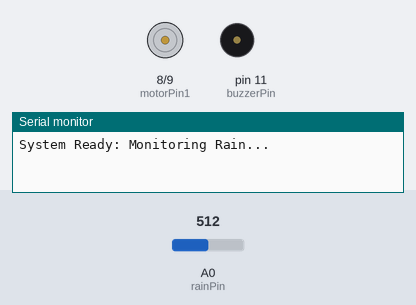
The sketch below on a simulated Arduino Uno, built with avr-gcc and run on an emulated ATmega328P. Parts: motor-driver pin pairs drawn as motors (green arrow = first pin HIGH = forward, orange = second pin HIGH = backward, longer = more drive), buzzer (waves = sounding, pin HIGH), the last lines printed to the serial monitor. Inputs (shaded band) come from the test bench; at power-on: A0 (rainPin) = 512.

Above: at 1.2 s.
1.3 s: A0 (rainPin) set to 490
At 1.5 s:
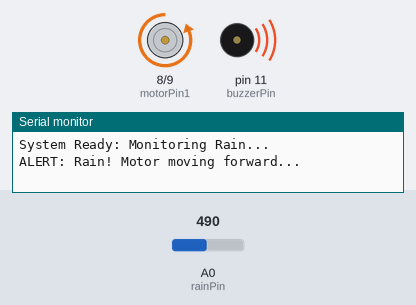
3.1 s: A0 (rainPin) set to 510
At 3.3 s:
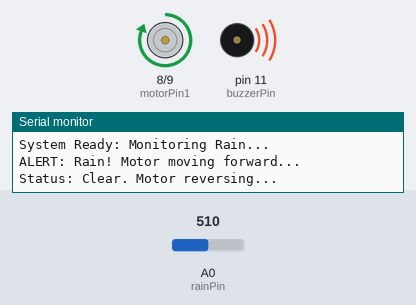
Timing chart, 0 to 6.1 s (numbered marks = the images above; inputs shaded):
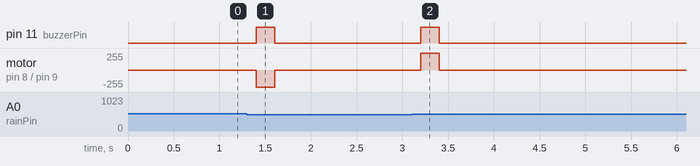

Measured:
- after the input at 1.3 s, pin 11 (buzzerPin): LOW → HIGH after 0.10 s, → LOW 0.20 s later; motor on pin 8 (motorPin1) / pin 9 (motorPin2): stopped → backward 255/255 after 0.10 s, → stopped 0.20 s later
- after the input at 3.1 s, pin 11 (buzzerPin): LOW → HIGH after 0.10 s, → LOW 0.20 s later; motor on pin 8 (motorPin1) / pin 9 (motorPin2): stopped → forward 255/255 after 0.10 s, → stopped 0.20 s later

The sketch:

rainsensor.ino
```cpp
const int rainPin = A0;
const int buzzerPin = 11;
const int threshold = 500;

// Motor Pins (L298N)
const int motorPin1 = 8;
const int motorPin2 = 9;

// State tracking
bool isRaining = false;

void setup() {
  Serial.begin(9600);
  pinMode(buzzerPin, OUTPUT);
  pinMode(motorPin1, OUTPUT);
  pinMode(motorPin2, OUTPUT);
  Serial.println("System Ready: Monitoring Rain...");
}

void loop() {
  int sensorValue = analogRead(rainPin);

  // Transition to RAIN
  if (sensorValue < threshold && !isRaining) {
    isRaining = true;
    rainDetectedAction();
  }
  // Transition to CLEAR
  else if (sensorValue >= threshold && isRaining) {
    isRaining = false;
    rainClearedAction();
  }

  delay(200);
}

void rainDetectedAction() {
  Serial.println("ALERT: Rain! Motor moving forward...");
  digitalWrite(buzzerPin, HIGH); // Alarm ON

  digitalWrite(motorPin1, LOW);
  digitalWrite(motorPin2, HIGH);
  delay(200); // Amount of rotation

  stopMotor();
  digitalWrite(buzzerPin, LOW); // Alarm ON

}

void rainClearedAction() {
  Serial.println("Status: Clear. Motor reversing...");
  digitalWrite(buzzerPin, HIGH); // Alarm OFF

  digitalWrite(motorPin1, HIGH);
  digitalWrite(motorPin2, LOW); // Fixed the typo here
  delay(200); // Amount of rotation

  stopMotor();
  digitalWrite(buzzerPin, LOW); // Alarm ON

}

void stopMotor() {
  digitalWrite(motorPin1, LOW);
  digitalWrite(motorPin2, LOW);
}
```
